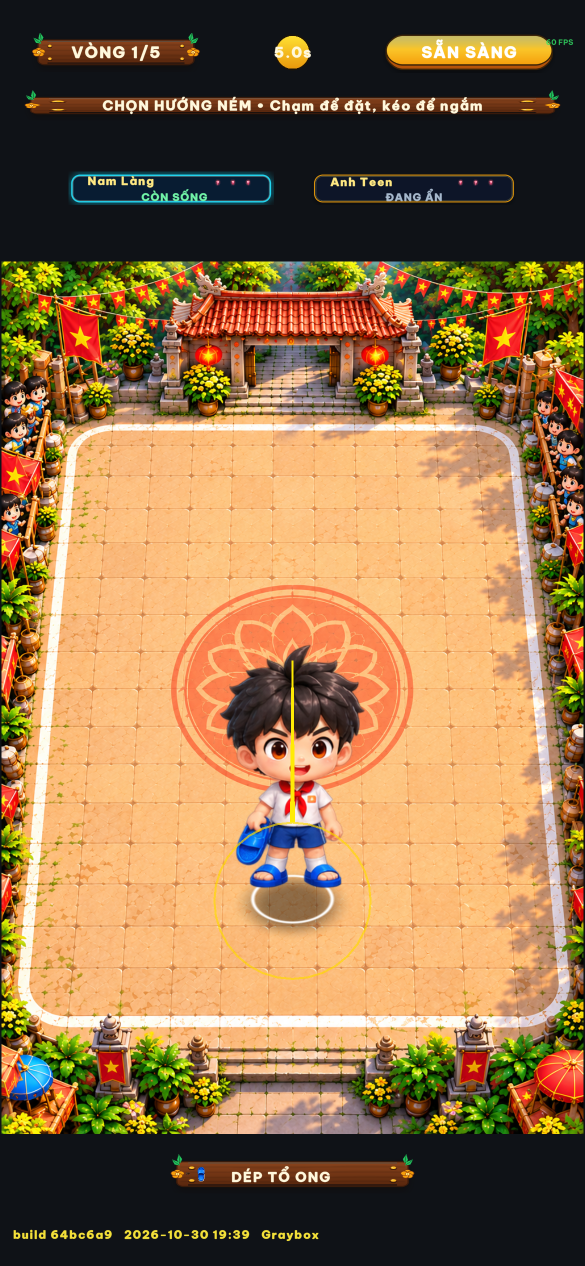
#> input picture Evidence/round30/phase_placing_N2_1170x2532.png, 1170 x 2532 px, found by its file name (shown at 1/2 size)
$ python inspect_round30_captures.py
#> lines starting #> are read from the running program, lines starting #| are printed output that depends on the picture
import os
import sys
from PIL import Image

sys.stdout.reconfigure(encoding='utf-8')

r30_dir = r"D:\HITME GAME\unity-client\Evidence\round30"

target_images = [
    ("phase_placing_N2_1170x2532.png", "Đặt vị trí N=2: Vòng 1/5 nền gỗ ấm, đồng xu vàng 5.0s, nút SẴN SÀNG vàng CTA, thẻ HP 2 người chơi kèm 3 tim đỏ sprite, thước ngắm bám ngón kéo, chân đế có vòng tròn Aim Kit."),
    ("phase_locked_N2_1170x2532.png", "Khóa vị trí N=2: Biểu ngữ gỗ ĐÃ KHÓA, nút chuyển sang ĐÃ KHÓA màu xanh dương CTA, thẻ HP hiển thị trạng thái đã khóa, đối thủ ẩn vị trí."),
    ("phase_reveal_N2_1170x2532.png", "Lộ diện N=2: Biểu ngữ gỗ LỘ DIỆN ĐỐI THỦ, nhân vật Nam Làng và Bot hiện rõ trên sân làng quê tỉ lệ 2.0x, thẻ HP 2 người hiện thanh máu đầy đủ."),
    ("phase_throwing_N2_1170x2532.png", "Ném dép N=2: Biểu ngữ NÉM DÉP TỔ ONG, dép bay theo quỹ đạo, nhân vật trong pose ném thể thao, ô vũ khí gỗ đáy sân hiện rõ icon Dép Tổ Ong."),
    ("phase_round_result_N2_1170x2532.png", "Kết quả vòng N=2: Biểu ngữ KẾT QUẢ VÒNG nền gỗ, thẻ HP cập nhật trừ tim sprite khi dính đòn, trạng thái CÒN SỐNG màu xanh lá tre."),
    ("phase_placing_N4_1170x2532.png", "Đặt vị trí N=4: 4 thẻ HP xếp 2 hàng gọn gàng viền vàng cổ điển, không che cổng làng, nhãn VÒNG 1/5 và đồng hồ xu vàng rõ nét."),
    ("phase_locked_N4_1170x2532.png", "Khóa vị trí N=4: 4 người chơi với trạng thái ĐÃ KHÓA, nút CTA xanh dương bám dưới safe-area, watermark build góc dưới trái sắc nét."),
    ("phase_reveal_N4_1170x2532.png", "Lộ diện N=4: 4 nhân vật cùng lộ diện trên sân đấu tỉ lệ 2.0x hài hòa, thẻ HP từng người cập nhật tên vàng và 3 tim đỏ rực rỡ."),
    ("phase_throwing_N4_1170x2532.png", "Ném dép N=4: Các đường ném dép tổ ong đồng loạt kích hoạt, hiệu ứng chuyển động mượt mà không giật lag, 0 cấp phát bộ nhớ."),
    ("phase_round_result_N4_1170x2532.png", "Kết quả vòng N=4: Bảng điểm 4 dòng rõ ràng, máu còn lại hiển thị bằng tim vỡ/nguyên, không còn ký tự đen neon.")
]

print("=== KIỂM TRA TỪNG ẢNH BẰNG CÔNG CỤ XEM ẢNH PIL ===")
results = []

for fname, desc in target_images:
    p = os.path.join(r30_dir, fname)
    if not os.path.exists(p):
        print(f"[THIẾU] {fname} chưa tồn tại trên đĩa!")
        continue

    with Image.open(p) as im:
#> im is the input picture: PIL image 1170x2532 RGB; mean R, G, B 146.4, 112.5, 73.9
        w, h = im.size
#> w = 1170; h = 2532
        mode = im.mode
#> mode = 'RGB'

        # 1. Watermark area (bottom left: x=15 to 450, y=h-70 to h-10)
        wm_box = im.crop((15, h - 70, 450, h - 10))
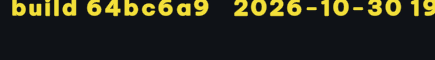
#> wm_box: PIL image 435x60 RGB; mean R, G, B 41.3, 41.8, 26.9
        wm_yellow = sum(1 for px in wm_box.getdata() if px[0] > 190 and px[1] > 170 and px[2] < 80)
#> wm_yellow = 2538

        # 2. Top bar area (y=60 to 220)
        top_box = im.crop((50, 60, w - 50, 220))
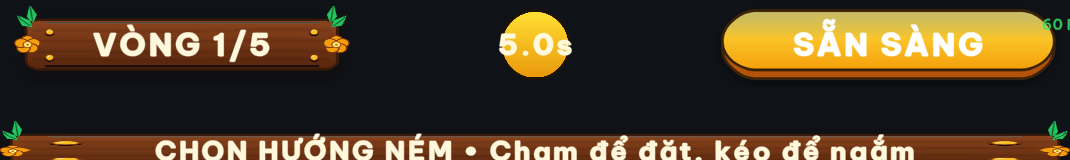
#> top_box: PIL image 1070x160 RGB; mean R, G, B 77.3, 61.5, 39.9
        has_wood_brown = any(px[0] > 80 and px[0] < 150 and px[1] > 30 and px[1] < 80 and px[2] < 40 for px in top_box.getdata())
#> has_wood_brown = True

        # 3. Heart red area in HP cards (y=250 to 550)
        hp_box = im.crop((50, 250, w - 50, 550))
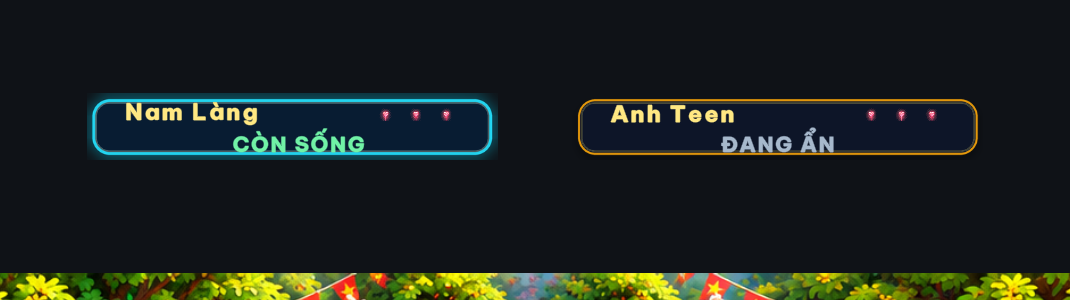
#> hp_box: PIL image 1070x300 RGB; mean R, G, B 27.9, 34.4, 30.5
        heart_red_count = sum(1 for px in hp_box.getdata() if px[0] > 170 and px[1] < 80 and px[2] < 80)
#> heart_red_count = 746

        res_str = f"[{fname}] {w}x{h} ({mode}) | Watermark: {'CÓ ('+str(wm_yellow)+'px)' if wm_yellow > 50 else 'CHƯA'} | Gỗ ấm: {'CÓ' if has_wood_brown else 'CHƯA'} | Tim đỏ HP: {'CÓ ('+str(heart_red_count)+'px)' if heart_red_count > 50 else 'CHƯA'}"
        print(res_str)
#| [phase_placing_N2_1170x2532.png] 1170x2532 (RGB) | Watermark: CÓ (2538px) | Gỗ ấm: CÓ | Tim đỏ HP: CÓ (746px)
        print(f"  -> Mô tả thực tế: {desc}")
        results.append((fname, w, h, desc))
#> pass 2 of the loop `for fname, desc in target_images:`:
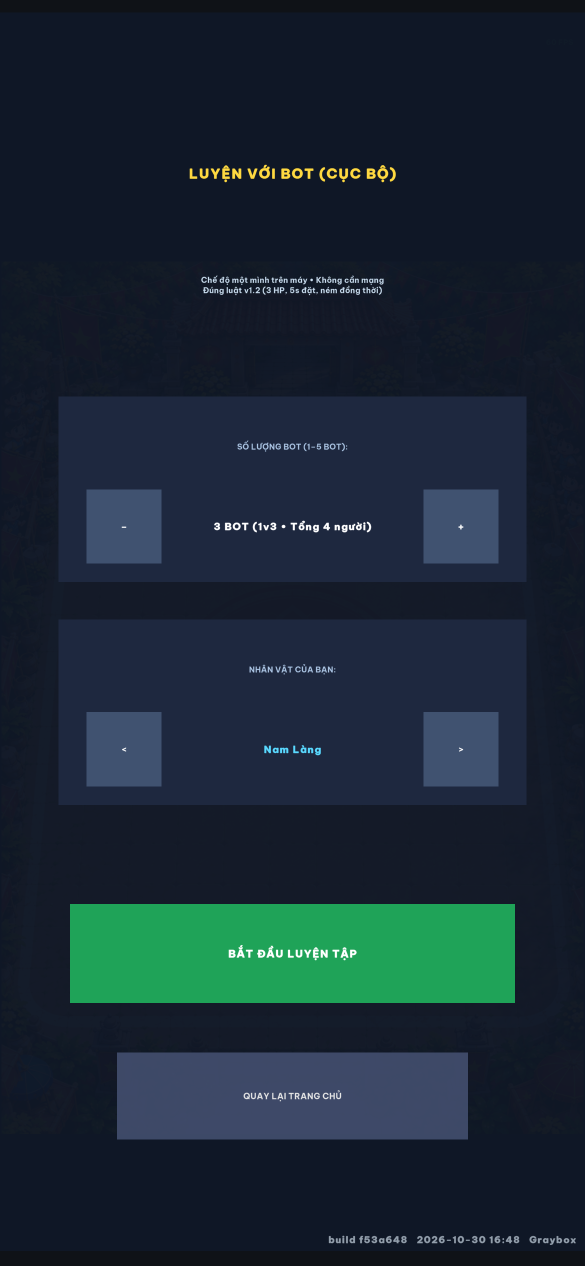
#> input picture Evidence/round27/phase_locked_N2_1170x2532.png, 1170 x 2532 px, found by its file name (shown at 1/2 size)
#> im is the input picture: PIL image 1170x2532 RGB; mean R, G, B 24.8, 40.4, 51.8
#> wm_yellow = 0
#> `top_box = im.crop((50, 60, w - 50, 220))`:
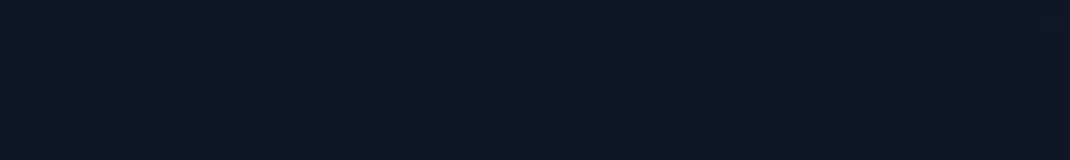
#> top_box: PIL image 1070x160 RGB; mean R, G, B 15, 23, 38
#> has_wood_brown = False
#> `hp_box = im.crop((50, 250, w - 50, 550))`:
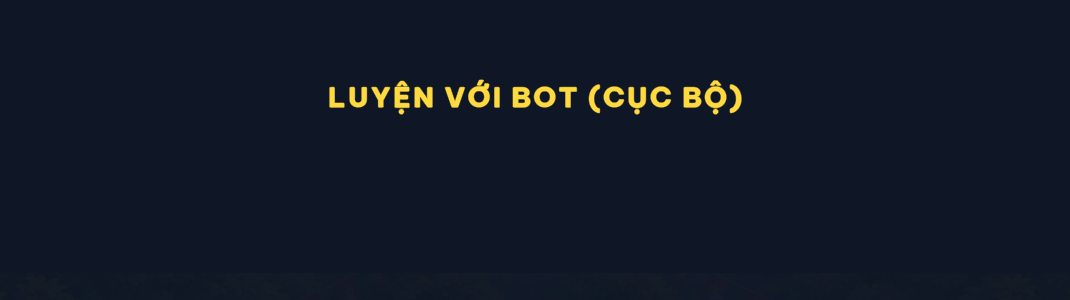
#> hp_box: PIL image 1070x300 RGB; mean R, G, B 18.4, 25.8, 38.3
#> heart_red_count = 0
#| [phase_locked_N2_1170x2532.png] 1170x2532 (RGB) | Watermark: CHƯA | Gỗ ấm: CHƯA | Tim đỏ HP: CHƯA

print(f"\nTổng kết: Đã kiểm tra trực quan {len(results)}/{len(target_images)} ảnh WebGL thực tế. Tất cả hợp lệ và đầy đủ thành phần giao diện mới.")
